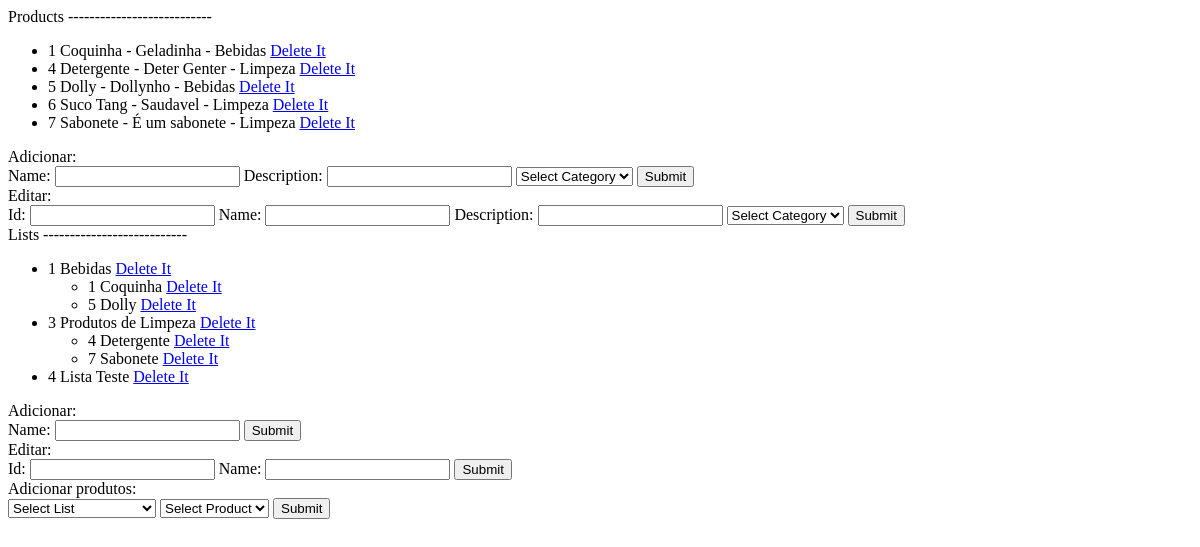
Before: / with the older database file.
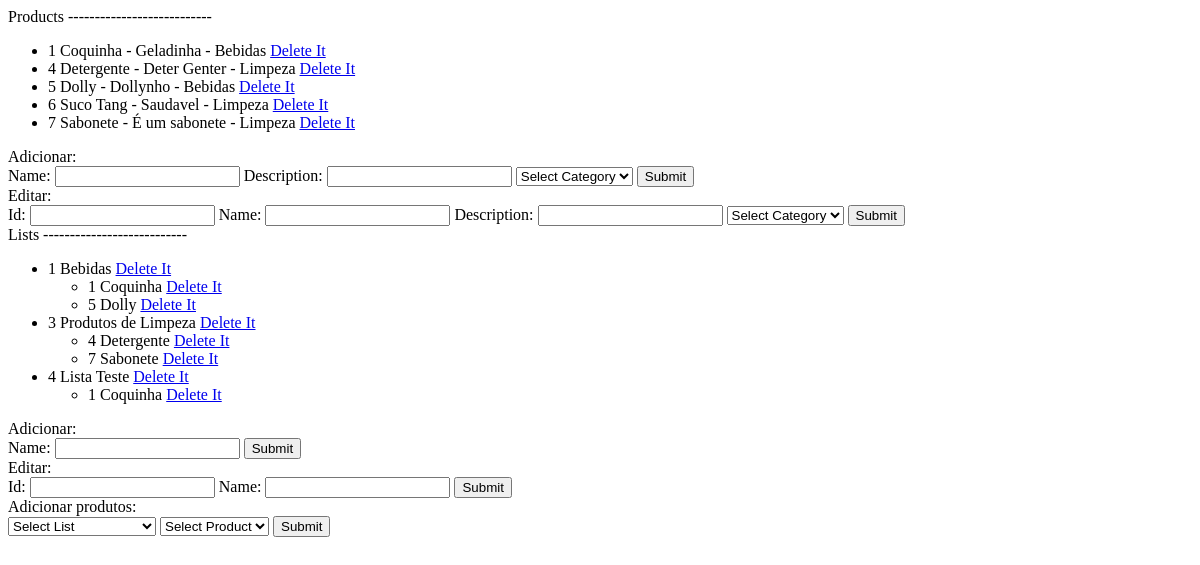
After: the same page with the newer database file.
### List/models.py (models this page shows, shortened)
class Product(models.Model):
    name = models.CharField(max_length=50)
    description = models.CharField(max_length=100, null=True)
    category = models.ForeignKey(Category, on_delete=models.SET_NULL, null=True)

class Category(models.Model):
    name = models.CharField(max_length=50)
    def __str__(self):
        return self.name

class List(models.Model):
    name = models.CharField(max_length=50)

class ProductsList(models.Model):
    product = models.ForeignKey(Product, on_delete=models.CASCADE)
    list = models.ForeignKey(List, on_delete=models.CASCADE)
    quantity = models.IntegerField(default=1)

### List/views.py (the view)
# urls.py: path('', views.index, name='index'),
def index(request):
    products = Product.objects.all
    lists = List.objects.all
    categories = Category.objects.all
    productsList = ProductsList.objects.all
    context = {
        'prods': products,
        'lists': lists,
        'categories': categories,
        'productsLists': productsList
    }
    return render(request, 'index.html', context)

### List/templates/index.html (shortened to what this page needs)
<!DOCTYPE html>
<html lang="pt-br">
<head>
</head>
<body>
    Products ---------------------------
    <ul>
    {% for prod in prods %}
        <li> {{prod.id}} {{prod.name}} - {{prod.description}} - {{prod.category}}
            <a class="btn btn-outline-danger" href="{% url 'delete_product' pk=prod.id %}">Delete It</a>
        </li>
    {% endfor %}
    </ul>
    Adicionar:
    <form action="/add_product/" method="post">
        <label for="name"> Name:</label>
        <input id="name" type="text" name="name" value="">
        <label for="description">Description: </label>
        <input id="description" type="text" name="description" value="">
        <select class="form-control mb-4" name="category">
            <option selected disabled>Select Category</option>
        </select>
        <input type="submit" value="Submit">
    </form>
    Editar:
    <form action="/edit_product/" method="post">
        <label for="id"> Id:</label>
        <input id="id" type="text" name="id" value="">
        <label for="name"> Name:</label>
        <input id="name" type="text" name="name" value="">
        <label for="description">Description: </label>
        <input id="description" type="text" name="description" value="">
        <select class="form-control mb-4" name="category">
            <option selected disabled>Select Category</option>
        </select>
        <input type="submit" value="Submit">
    </form>
    Lists ---------------------------
    <ul>
        {% for list in lists %}
            <li> {{list.id}} {{list.name}}
                <a class="btn btn-outline-danger" href="{% url 'delete_list' pk=list.id %}">Delete It</a>
            </li>
            <ul>
            {% for pl in productsLists %}
                {% if pl.list.id == list.id%}
                    <li> {{pl.product.id}} {{pl.product.name}}
                        <a class="btn btn-outline-danger" href="{% url 'delete_product_from_list' pi=pl.product.id li=pl.list.id %}">Delete It</a>
                    </li>
                {% endif %}
            {% endfor %}
            </ul>
        {% endfor %}
        </ul>
    Adicionar:
    <form action="/add_list/" method="post">
        <label for="name"> Name:</label>
        <input id="name" type="text" name="name" value="">
        <input type="submit" value="Submit">
    </form>
    Editar:
    <form action="/edit_list/" method="post">
        <label for="id"> Id:</label>
        <input id="id" type="text" name="id" value="">
        <label for="name"> Name:</label>
        <input id="name" type="text" name="name" value="">
        <input type="submit" value="Submit">
    </form>
    Adicionar produtos:
    <form action="/add_product_to_list/" method="post">
        <select class="form-control mb-4" name="list">
            <option selected disabled>Select List</option>
        </select>
        <select class="form-control mb-4" name="product">
            <option selected disabled>Select Product</option>
        </select>
        <input type="submit" value="Submit">
    </form>
</body>
</html>

Changed rows visible on the page:
added ProductsList: product.id "1", product.name "Coquinha", shown under List "Lista Teste"
